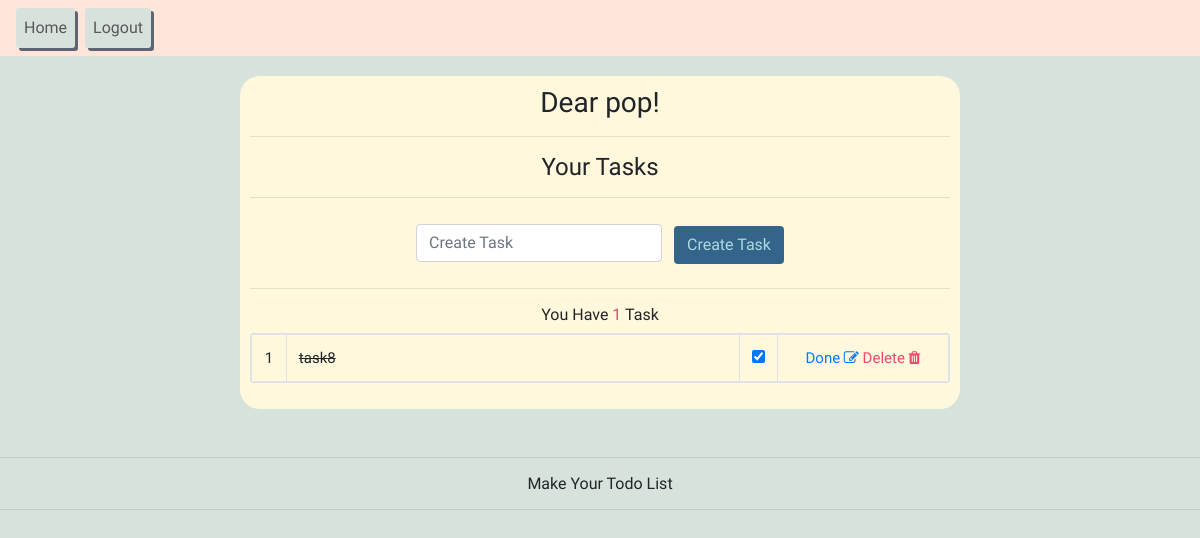
The app's page / (signed in), older data.
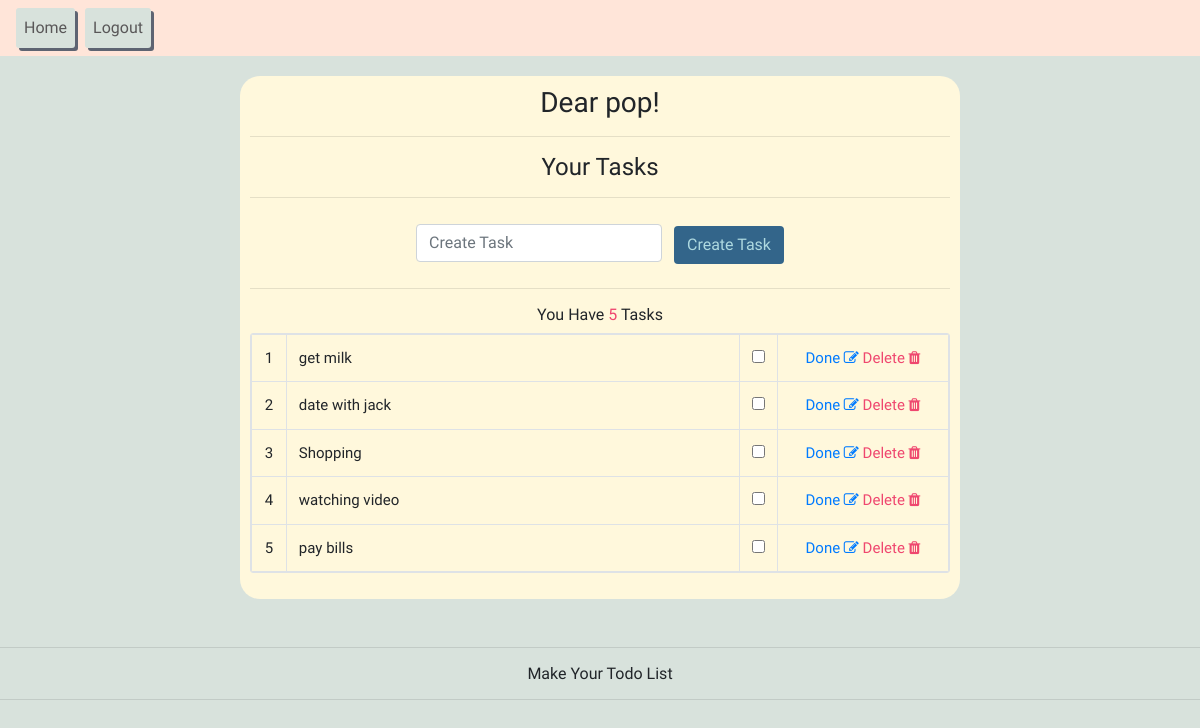
The same page, newer data.
### task/models.py (models this page shows, shortened)
class Task( models.Model ):
    user = models.ForeignKey( User, on_delete=models.CASCADE, blank=True, null=True )
    task_title = models.CharField( max_length=150 )
    date_added = models.DateField( auto_now_add=True )
    completed = models.BooleanField( default=False )

### task/views.py (the view)
# urls.py: path( '', task_list, name='task_list' ),
@login_required( login_url='login' )
def task_list(request):
    tasks = Task.objects.filter( user=request.user ).all().order_by( 'date_added' )
    task_form = TaskForm( request.POST or None )
    if task_form.is_valid():
        new_task = task_form.save( commit=False )
        new_task.user = request.user
        new_task.save()
        return JsonResponse( {'task': model_to_dict( new_task )}, status=200 )
    context = {
        'tasks': tasks,
        'task_form': task_form
    }
    return render( request, 'task/task_list.html', context )

### task/forms.py
class TaskForm( forms.ModelForm ):
    class Meta:
        model = Task
        fields = ['task_title']
        widgets = {
            'task_title': forms.TextInput(
                attrs={'type': 'text', 'placeholder': 'Create Task', 'class': 'form-control mr-sm-2'} ),
        }

### task/templates/task/task_list.html (shortened to what this page needs)
{% extends 'base/mainLayout.html' %}
{% block content %}
    <div id="user_component" class="shadow">
        <h3 class="text-center">Dear {{ request.user.username }}!</h3>
        <hr>
        <h4 class="text-center">Your Tasks</h4>
        <hr>
        <div class="text-center">
            <form class="form-inline text-center" id="search_form" method="post" data-url="{% url 'task_list' %}">
                {{ task_form.task_title }}
                <button type="button" id="search_btn" class="btn mt-1">Create Task</button>
            </form>
        </div>
        <hr>
        <div>
            <div id="task_count">
                <h6 class="text-center">You Have
                    <span>{{ tasks.count }}</span> Task{{ tasks.count|pluralize:'s' }}</h6>
            </div>
            <table class="table table-bordered" id="task_list">
                <tbody>
                {% for task in tasks %}
                    <tr id="{{ task.id }}">
                        <td class="text-center numbering_table">{{ forloop.counter }}</td>
                        <td colspan="2" class="task_title">
                            {% if task.completed %}
                                <del>
                                    {{ task.task_title }}
                                </del>
                            {% else %}
                                {{ task.task_title }}
                            {% endif %}
                        </td>
                        <td colspan="2" class="task_complete">
                            <input type="checkbox" {% if task.completed %} checked {% endif %}>
                        </td>
                        <td class="text-center">
                            <a href="" class="delete_task" data-id="{{ task.id }}">Done
                                <li class="fa fa-edit"></li>
                            </a>
                            <a href="#" class="update_task" data-id="{{ task.id }}">Delete
                                <li class="fa fa-trash"></li>
                            </a>
                        </td>
                    </tr>
                {% endfor %}
                </tbody>
            </table>
        </div>
    </div>
{% endblock %}

### templates/base/mainLayout.html (shortened to what this page needs)
{% load static %}
<!DOCTYPE html>
<html lang="en">
<head>
    <link rel="stylesheet" href="https://maxcdn.bootstrapcdn.com/bootstrap/4.0.0/css/bootstrap.min.css"
>
    <link rel="stylesheet" href="https://cdnjs.cloudflare.com/ajax/libs/font-awesome/4.7.0/css/font-awesome.min.css">
    <link href="{% static '/css/style.css' %}" rel="stylesheet">
</head>
<body>
<nav class="navbar navbar-expand-lg" id="nav_style">
    <div class="collapse navbar-collapse" id="navbarNavAltMarkup">
        <div class="navbar-nav">
            <a class="nav-item nav-link active" href="{% url 'task_list' %}">Home<span class="sr-only">(current)</span></a>
            {% if not request.user.is_authenticated %}
                <a class="nav-item nav-link active" href="{% url 'login' %}">Login<span
                        class="sr-only">(current)</span></a>
                <a class="nav-item nav-link active" href="{% url 'register' %}">Register<span
                        class="sr-only">(current)</span></a>
            {% else %}
                <a class="nav-item nav-link active" href="{% url 'logout' %}">Logout</a>
            {% endif %}
        </div>
    </div>
</nav>
{% block content %}
{% endblock %}
<footer class="mt-5 text-center fixed">
    <hr>
    <h6>Make Your Todo List</h6>
    <hr>
</footer>
</body>
</html>

### assets/css/style.css (style rules this page uses)
a { text-decoration: none !important; }
#nav_style { background-color: #ffe5d9; width: 100%; }
.nav-item { text-decoration: none !important; color: #595758; background-color: #d8e2dc; box-shadow: 3px 3px #5e6472; margin-right: 10px; border-radius: 3px; margin-top: 5px; display: inline; }
#user_component { background-color: cornsilk; margin: 20px auto auto auto; width: 80%; border-radius: 20px; padding: 10px; }
table { width: 100%; display: block; overflow-y: auto; overflow-x: hidden; border-radius: 3px; max-height: 300px; font-size: 15px; }
.update_task { color: #ef476f; }
.numbering_table { width: 3% }
.task_title { width: 55%; }
.task_complete { width: 5%; }
@media (min-width: 768px) { #user_component { width: 60%; } }
@media (min-width: 768px) { .numbering_table { width: 5% } }
@media (min-width: 768px) { .task_title { width: 65%; } }
@media (min-width: 768px) { .task_complete { width: 5%; } }
@media (min-width: 768px) { .nav-item { margin-top: 0px; } }
span { color: #ef476f; }
#add_new_task, input[type=text], input[type=password], input[type=email], label, #forgot_pass, #delete_task { width: 70%; display: block; margin: 10px auto 10px auto; }
body { background-color: #d8e2dc; overflow-x: hidden; font-family: 'Original Surfer', cursive; }
#search_btn { color: #aed9e0; background-color: #33658a; }
#search_form { display: block; }

Row changes from the older to the newer data that the page shows:
removed Task: task_title "task8", completed "☑"
added Task: task_title "get milk"
added Task: task_title "date with jack"
added Task: task_title "Shopping"
added Task: task_title "watching video"
added Task: task_title "pay bills"
Text that changed along with them:
{{ tasks.count }}: "1" → "5"
